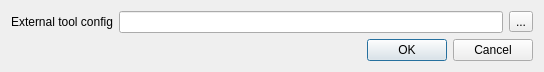
<?xml version="1.0" encoding="UTF-8"?>
<ui version="4.0">
 <class>ImportExternalToolDialog</class>
 <widget class="QDialog" name="ImportExternalToolDialog">
  <property name="geometry">
   <rect>
    <x>0</x>
    <y>0</y>
    <width>544</width>
    <height>90</height>
   </rect>
  </property>
  <property name="windowTitle">
   <string>Import External Tool</string>
  </property>
  <layout class="QVBoxLayout" name="verticalLayout">
   <property name="sizeConstraint">
    <enum>QLayout::SetMinAndMaxSize</enum>
   </property>
   <item>
    <layout class="QHBoxLayout" name="horizontalLayout">
     <item>
      <widget class="QLabel" name="lblPath">
       <property name="text">
        <string>External tool config</string>
       </property>
      </widget>
     </item>
     <item>
      <layout class="QHBoxLayout" name="horizontalLayout_2">
       <property name="leftMargin">
        <number>0</number>
       </property>
       <item>
        <widget class="QLineEdit" name="lePath"/>
       </item>
       <item>
        <widget class="QToolButton" name="tbBrowse">
         <property name="text">
          <string>...</string>
         </property>
        </widget>
       </item>
      </layout>
     </item>
    </layout>
   </item>
   <item>
    <widget class="QDialogButtonBox" name="buttonBox">
     <property name="orientation">
      <enum>Qt::Horizontal</enum>
     </property>
     <property name="standardButtons">
      <set>QDialogButtonBox::Cancel|QDialogButtonBox::Ok</set>
     </property>
    </widget>
   </item>
  </layout>
 </widget>
 <resources/>
 <connections>
  <connection>
   <sender>buttonBox</sender>
   <signal>accepted()</signal>
   <receiver>ImportExternalToolDialog</receiver>
   <slot>accept()</slot>
   <hints>
    <hint type="sourcelabel">
     <x>248</x>
     <y>254</y>
    </hint>
    <hint type="destinationlabel">
     <x>157</x>
     <y>274</y>
    </hint>
   </hints>
  </connection>
  <connection>
   <sender>buttonBox</sender>
   <signal>rejected()</signal>
   <receiver>ImportExternalToolDialog</receiver>
   <slot>reject()</slot>
   <hints>
    <hint type="sourcelabel">
     <x>316</x>
     <y>260</y>
    </hint>
    <hint type="destinationlabel">
     <x>286</x>
     <y>274</y>
    </hint>
   </hints>
  </connection>
 </connections>
</ui>
